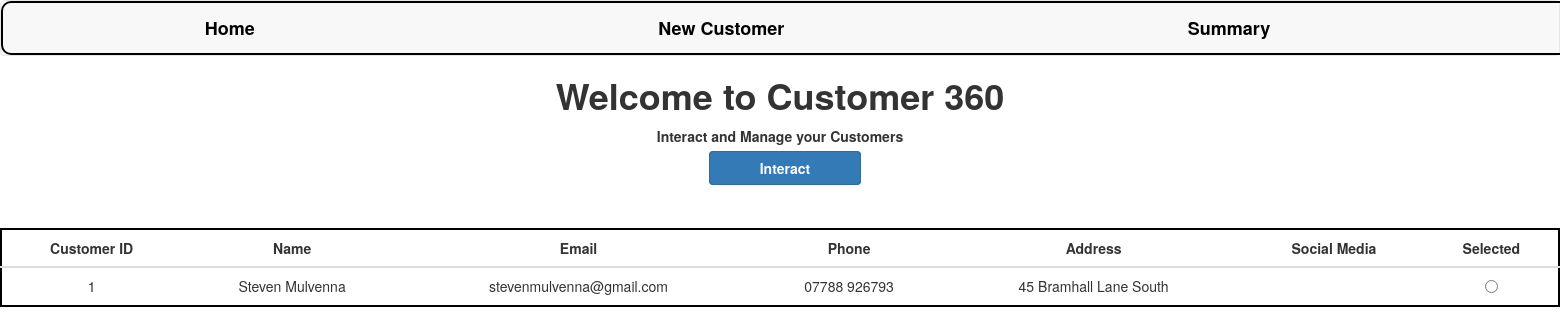
Before: / with the older database file.
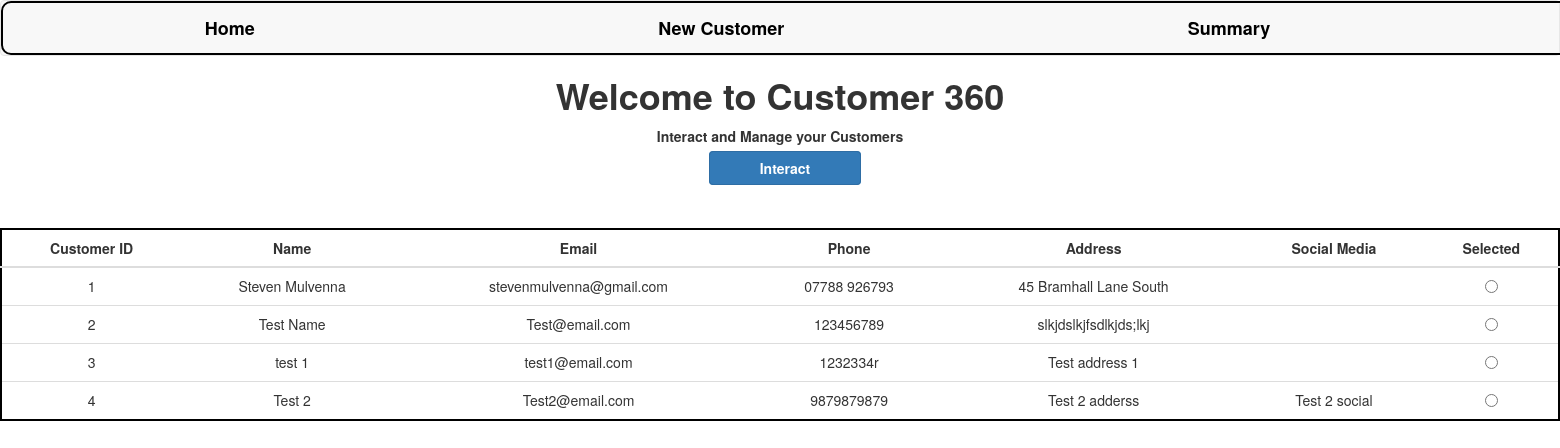
After: the same page with the newer database file.
### customer360/models.py (models this page shows, shortened)
class Customer(models.Model):
    id = models.AutoField(primary_key=True)
    name = models.CharField(max_length=100)
    email = models.EmailField(max_length=100)
    phone = models.CharField(max_length=20)
    address = models.CharField(max_length=200)
    social_media = models.CharField(max_length=100, blank=True)

### customer360/views.py (the view)
# urls.py: path('',views.index,name="index"),
def index(request):
    customers = Customer.objects.all()
    context = {"customers":customers}
    return render(request,"index.html",context=context)

### customer360/templates/index.html (shortened to what this page needs)
{% extends 'base.html' %}
{% load static %}
{% block content %}
<html>
    <head>
    </head>
    <body>
        <h1>Welcome to Customer 360</h1>
        <p>Interact and Manage your Customers</p>
        <a class="btn btn-primary" style="font-weight:bold; display:inline" onclick="set_customer()">Interact</a>
        <table class="table">
            <thead>
                <tr>
                    <th>Customer ID</th>
                    <th>Name</th>
                    <th>Email</th>
                    <th>Phone</th>
                    <th>Address</th>
                    <th>Social Media</th>
                    <th>Selected</th>
                </tr>
            </thead>
            <tbody>
                {% for customer in customers %}
                    <tr>
                        <td>{{customer.id }}</td>
                        <td>{{customer.name }}</td>
                        <td>{{customer.email }}</td>
                        <td>{{customer.phone }}</td>
                        <td>{{customer.address }}</td>
                        <td>{{customer.social_media }}</td>
                        <td>
                            <input type="radio" name="selected_customers" value="{{ customer.id }}">
                        </td>
                    </tr>
                {% endfor %}
            </tbody>
        </table>
    </body>
</html>
{% endblock content %}

Changed rows visible on the page:
added Customer: id "2", name "Test Name", email "Test@email.com", phone "123456789", address "slkjdslkjfsdlkjds;lkj"
added Customer: id "3", name "test 1", email "test1@email.com", phone "1232334r", address "Test address 1"
added Customer: id "4", name "Test 2", email "Test2@email.com", phone "9879879879", address "Test 2 adderss", social_media "Test 2 social"
